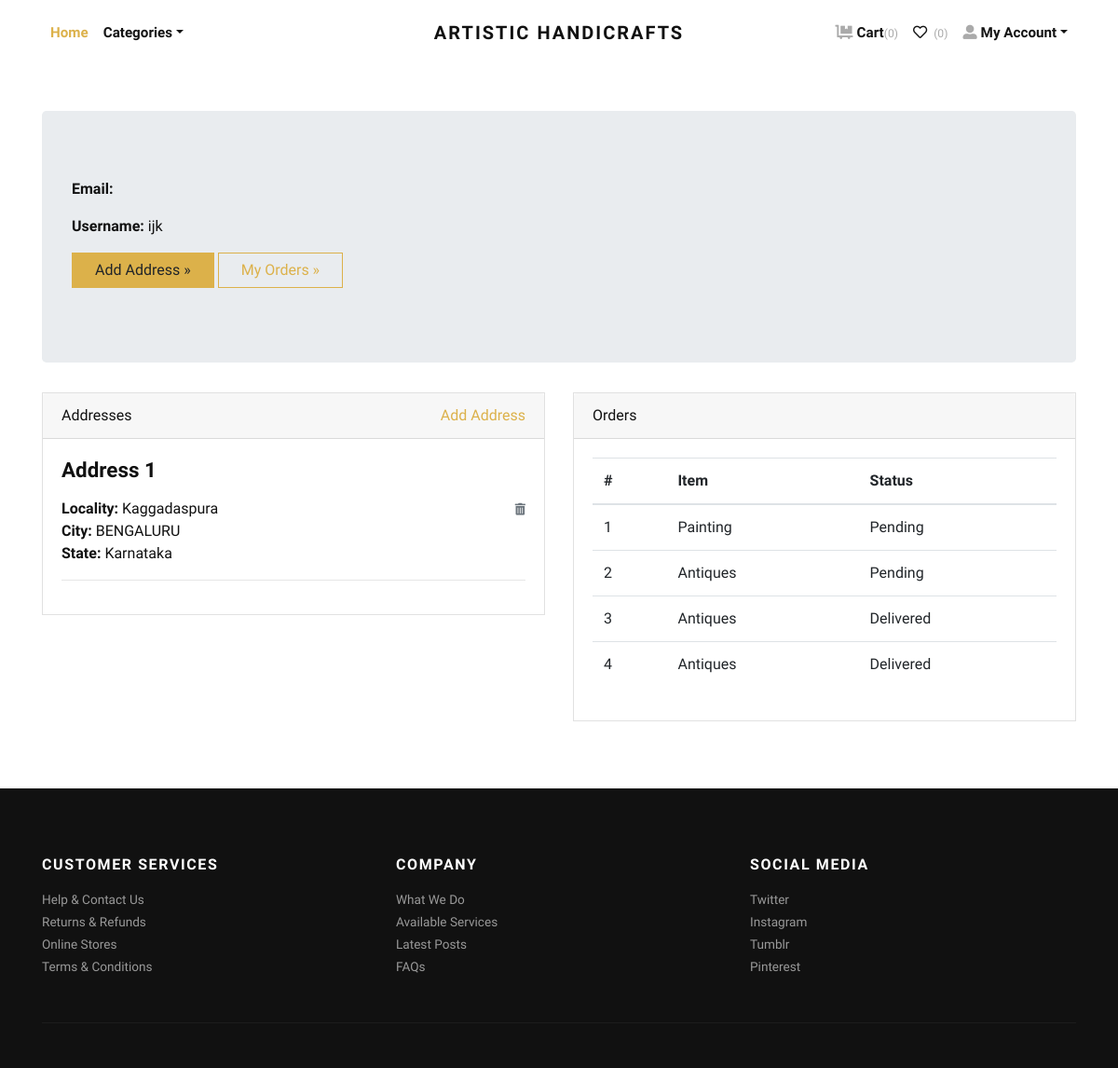
Page /accounts/profile/ (signed in) on the committed database.
### store/models.py (models this page shows, shortened)
class Address(models.Model):
    user = models.ForeignKey(User, verbose_name="User", on_delete=models.CASCADE)
    locality = models.CharField(max_length=150, verbose_name="Nearest Location")
    city = models.CharField(max_length=150, verbose_name="City")
    state = models.CharField(max_length=150, verbose_name="State")

class Order(models.Model):
    user = models.ForeignKey(User, verbose_name="User", on_delete=models.CASCADE)
    address = models.ForeignKey(Address, verbose_name="Shipping Address", on_delete=models.CASCADE)
    product = models.ForeignKey(Product, verbose_name="Product", on_delete=models.CASCADE)
    quantity = models.PositiveIntegerField(verbose_name="Quantity")
    ordered_date = models.DateTimeField(auto_now_add=True, verbose_name="Ordered Date")
    status = models.CharField(
        choices=STATUS_CHOICES,
        max_length=50,
        default="Pending"
        )

class Product(models.Model):
    title = models.CharField(max_length=150, verbose_name="Product Title")
    slug = models.SlugField(max_length=160, verbose_name="Product Slug")
    sku = models.CharField(max_length=255, unique=True, verbose_name="Unique Product ID (SKU)")
    short_description = models.TextField(verbose_name="Short Description")
    detail_description = models.TextField(blank=True, null=True, verbose_name="Detail Description")
    product_image = models.ImageField(upload_to='product', blank=True, null=True, verbose_name="Product Image")
    price = models.DecimalField(max_digits=8, decimal_places=2)
    category = models.ForeignKey(Category, verbose_name="Product Categoy", on_delete=models.CASCADE)
    is_active = models.BooleanField(verbose_name="Is Active?")
    is_featured = models.BooleanField(verbose_name="Is Featured?")
    created_at = models.DateTimeField(auto_now_add=True, verbose_name="Created Date")
    updated_at = models.DateTimeField(auto_now=True, verbose_name="Updated Date")
    class Meta:
        verbose_name_plural = 'Products'
        ordering = ('-created_at', )

### store/views.py (the view)
# urls.py: path('accounts/profile/', views.profile, name="profile"),
@login_required
def profile(request):
    addresses = Address.objects.filter(user=request.user)
    orders = Order.objects.filter(user=request.user)
    return render(request, 'account/profile.html', {'addresses':addresses, 'orders':orders})

### store/context_preprocessors.py (called while the page is built)
def store_menu(request):
    categories = Category.objects.filter(is_active=True)
    context = {
        'categories_menu': categories,
    }
    return context

def cart_menu(request):
    if request.user.is_authenticated:
        cart_items= Cart.objects.filter(user=request.user)
        context = {
            'cart_items': cart_items,
        }
    else:
        context = {}
    return context

### templates/account/profile.html (shortened to what this page needs)
{% extends 'base.html' %}
{% load static %}
    {% block content %}
      <div class="container py-5">
        <div class="jumbotron">
          <p><strong>Email:</strong> {{request.user.email}}</p>
          <p><strong>Username:</strong> {{request.user.username}}</p>
          <p><a class="btn btn-primary btn-large" href="{% url 'store:add-address' %}">Add Address »</a> <a class="btn btn-outline-primary btn-large" href="#">My Orders »</a></p>
        </div>
        <div class="row">
          <div class="col-lg-6">
            <div class="card mb-4" id="headings">
              <div class="card-header">Addresses <span class="float-right"><a href="{% url 'store:add-address' %}">Add Address</a></span></div>
              <div class="card-body">
                {% if addresses %}
                    {% for address in addresses %}
                        <h4 class="mb-3">Address {{forloop.counter}}</h4>
                        <span class="float-right"><a href="{% url 'store:remove-address' address.id %}"><i class="fas fa-trash-alt small text-muted"></i></a></span>
                        <p>
                            <strong>Locality: </strong>{{address.locality}} <br>
                            <strong>City: </strong>{{address.city}} <br>
                            <strong>State: </strong>{{address.state}} <br>
                        </p>
                        <hr>
                    {% endfor %}
                {% else %}
                <div class="text-danger">
                  Address not Added.
                </div>
                {% endif %}
              </div>
            </div>
          </div>
          <div class="col-lg-6">
            <div class="card mb-4" id="tables">
              <div class="card-header">Orders</div>
              <div class="card-body">
                <table class="table table-hover">
                  <thead>
                    <tr>
                      <th>#</th>
                      <th>Item</th>
                      <th>Status</th>
                    </tr>
                  </thead>
                  <tbody>
                    {% if orders %}
                      {% for order in orders %}
                        <tr>
                          <td>{{forloop.counter}}</td>
                          <td>{{order.product.title}}</td>
                          <td>
                            {{order.status}}
                          </td>
                        </tr>
                      {% endfor %}
                    {% else %}
                    <tr>
                      <td class="text-danger" colspan="3">You've not Ordered anything yet.</td>
                    </tr>
                    {% endif %}
                  </tbody>
                </table>
              </div>
            </div>
          </div>
        </div>
      </div>
{% endblock content %}

### jewelryshop/static/css/style.default.css (style rules this page uses)
strong { font-weight: 700; }
.btn { font-weight: 400; border: 1px solid transparent; font-family: inherit; padding: 0.375rem 1.5rem; font-size: 1rem; line-height: 1.5; border-radius: 0; transition: color 0.15s ease-in-out, background-color 0.15s ease-in-out, border-color 0.15s ease-in-out, box-shadow 0.15s ease-in-out; }
.btn-primary { color: #212529; background-color: #dcb14a; border-color: #dcb14a; }
.btn-outline-primary { color: #dcb14a; background-color: transparent; background-image: none; border-color: #dcb14a; }
body { font-family: "Libre Franklin", sans-serif; font-size: 1rem; font-weight: 400; line-height: 1.5; color: #111111; background-color: #fff; }
a { color: #dcb14a; text-decoration: none; }
h1, h2, h3, h4, h5, h6, .h1, .h2, .h3, .h4, .h5, .h6 { margin-bottom: 0.5rem; font-family: inherit; font-weight: 900; line-height: 1.2; color: inherit; }
h4, .h4 { font-size: 1.4rem; }
hr { border-top: 1px solid rgba(17, 17, 17, 0.1); }
small, .small { font-size: 80%; font-weight: 400; }
.card { background-color: #fff; border: 1px solid rgba(17, 17, 17, 0.125); border-radius: 0; }
.card-body { padding: 1.25rem; }
.card-header { padding: 0.75rem 1.25rem; background-color: rgba(17, 17, 17, 0.03); border-bottom: 1px solid rgba(17, 17, 17, 0.125); }
.card-header:first-child { border-radius: calc(0 - 1px) calc(0 - 1px) 0 0; }

### rows in the picture
Address: locality "Kaggadaspura", city "BENGALURU", state "Karnataka"
Order: product "Painting", status "Pending"
Order: product "Antiques", status "Pending"
Order: product "Antiques", status "Delivered"
Order: product "Antiques", status "Delivered"

### other values in the picture
{{ cart_items.count }} "0"
{{ request.user.username }} "ijk"
